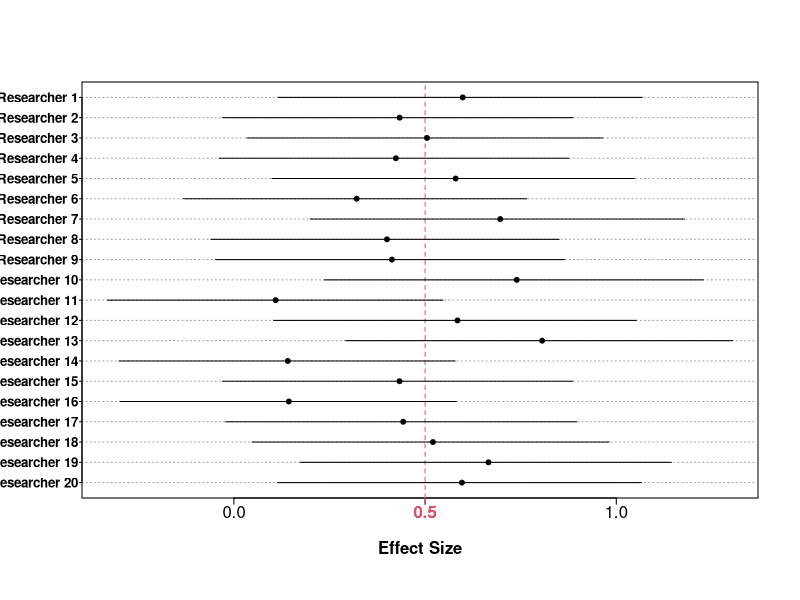
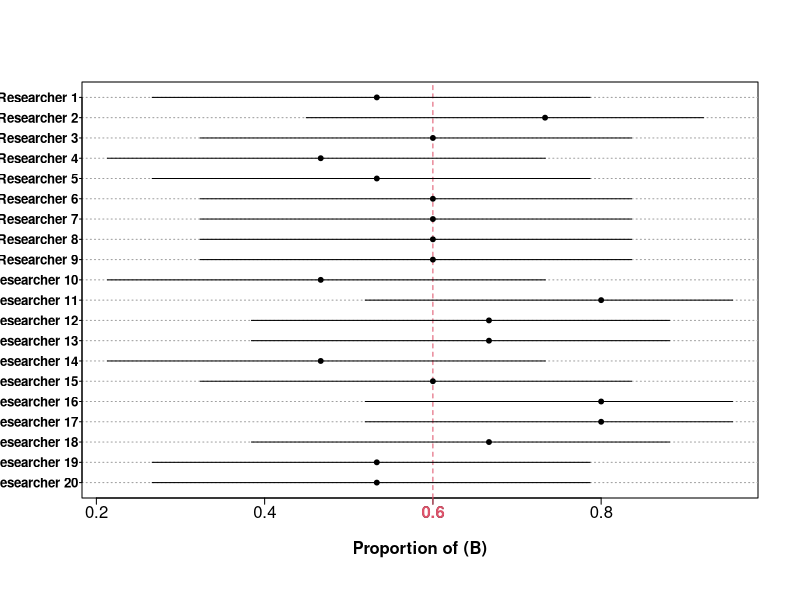

R code for these plots, in order:
#############################  
# CI Simulation for Cohen's d
#############################
d.CI.sim <- function(d, n1, n2 = NA, conf.level = .95, n.sim = 5, ylabel = FALSE){
  
CI.d <- function(da = d, n1a = n1, n2a = n2, conf.levela = conf.level){
  
alpha = (1 - conf.levela)/2
    N = ifelse(is.na(n2a), n1a, (n1a * n2a)/(n1a + n2a))
   df = ifelse(is.na(n2a), n1a - 1, (n1a + n2a) - 2)
 d.SE = 1/sqrt(N)  ;   t = da/d.SE
    
f <- function (ncp, alpha, q, df) {
    abs(suppressWarnings(pt(q = t, df = df, ncp, lower.tail = FALSE)) - alpha)
  }
    
a = lapply(14:ifelse(da!= 0, da*sqrt(N)+5, 30), function(x) c(-x, x))
    
CI = matrix(NA, length(a), 2)
    
for(i in 1:length(a)){
      
CI[i,] = sapply(c(alpha, 1-alpha),
function(x) optimize(f, interval = a[[i]], alpha = x, q = t, df = df, tol = 1e-12)[[1]]*d.SE)
  }  
    
CI[which.max(ave(1:nrow(CI), do.call(paste, round(data.frame(CI), 3)), FUN = seq_along)), ]
    
  }
    
fun <- function(db = d, n1b = n1, n2b = n2, conf.levelb = conf.level){ 
  
   N = ifelse(is.na(n2b), n1b, (n1b * n2b)/(n1b + n2b))
  df = ifelse(is.na(n2b), n1b - 1, (n1b + n2b) - 2)
d.SE = 1/sqrt(N)  ;   t = db/d.SE
    
  ds = rt(1, df, t)*d.SE
c(CI = CI.d(da = ds, n1a = n1, n2a = n2, conf.levela = conf.level), ds = ds)
  }
  
  sim <- t(replicate(n.sim, fun()))
  
  capture = sim[ ,1] <= d & d <= sim[ ,2]
  
  y = unlist(lapply(1:n.sim, function(x) c(x, x)))
  
  original.par = par(no.readonly = TRUE)
  on.exit(par(original.par))
  
  par(mgp = c(2, .2, 0), tck = -.015)  
  plot(sim[, 1:2], y, ty = "n", ylab = NA, yaxt = "n", xlab = "Effect Size", font.lab = 2)
  axis(1, at = d, col.axis = 2, col = 2, font = 2)
  abline(h = 1:n.sim, col = 8, lty = 3)
  if(ylabel) axis(2, at = 1:n.sim, labels = paste0("Researcher ", rev(1:n.sim)), font = 2, las = 1, cex.axis = .8, tck = -.006)
  abline(v = d, lty = 2, col = 2) 
  segments(sim[ ,1], 1:n.sim, sim[ ,2], 1:n.sim, lend = 1, col = ifelse(capture, 1, 2))
  points(sim[, 3], 1:n.sim, pch = 19, col = ifelse(capture, 1, 2), cex = ifelse(n.sim > 50, .6, .65))
  
  noquote(paste0("Coverage = ", mean(capture)*1e2, "%")) 
}
# Example of use:
d.CI.sim(d = .5, n1 = 20, n.sim = 20, ylabel = TRUE)

 
#############################  
# CI Simulation for binomial
#############################

CI.bi = function(n, p, n.sim, ylabel = FALSE){
  
fun <- function(){
    x = rbinom(1, size = n, prob = p)
   pe = x/n
   CI = binom.test(x, n, p)[[4]]
  c(L = CI[1], U = CI[2], pe = pe)
  }
  
  sim <- t(replicate(n.sim, fun()))
  capture = sim[ ,1] <= p & p <= sim[ ,2]
  
  y = unlist(lapply(1:n.sim, function(x) c(x, x)))
  
  original.par = par(no.readonly = TRUE)
  on.exit(par(original.par))
  
  par(mgp = c(2, .2, 0), tck = -.015)
  plot(sim[, 1:2], y, ty = "n", ylab = NA, yaxt = "n", xlab = "Proportion of (B)", font.lab = 2)
  
  abline(h = 1:n.sim, col = 8, lty = 3)
  abline(v = p, lty = 2, col = 2)
  segments(sim[ ,1], 1:n.sim, sim[ ,2], 1:n.sim, lend = 1, col = ifelse(capture, 1, 2))
  axis(1, at = p, col.axis = 2, col = 2, font = 2)
  if(ylabel) axis(2, at = 1:n.sim, labels = paste0("Researcher ", rev(1:n.sim)), font = 2, las = 1, cex.axis = .8, tck = -.006)
  points(sim[, 3], 1:n.sim, pch = 19, col = ifelse(capture, 1, 2), cex = ifelse(n.sim > 50, .6, .65))
  
  noquote(paste0("Coverage = ", mean(capture)*1e2, "%")) 
}
# Example of use:
CI.bi(n = 15, p = .6, n.sim = 20, ylabel = T)
